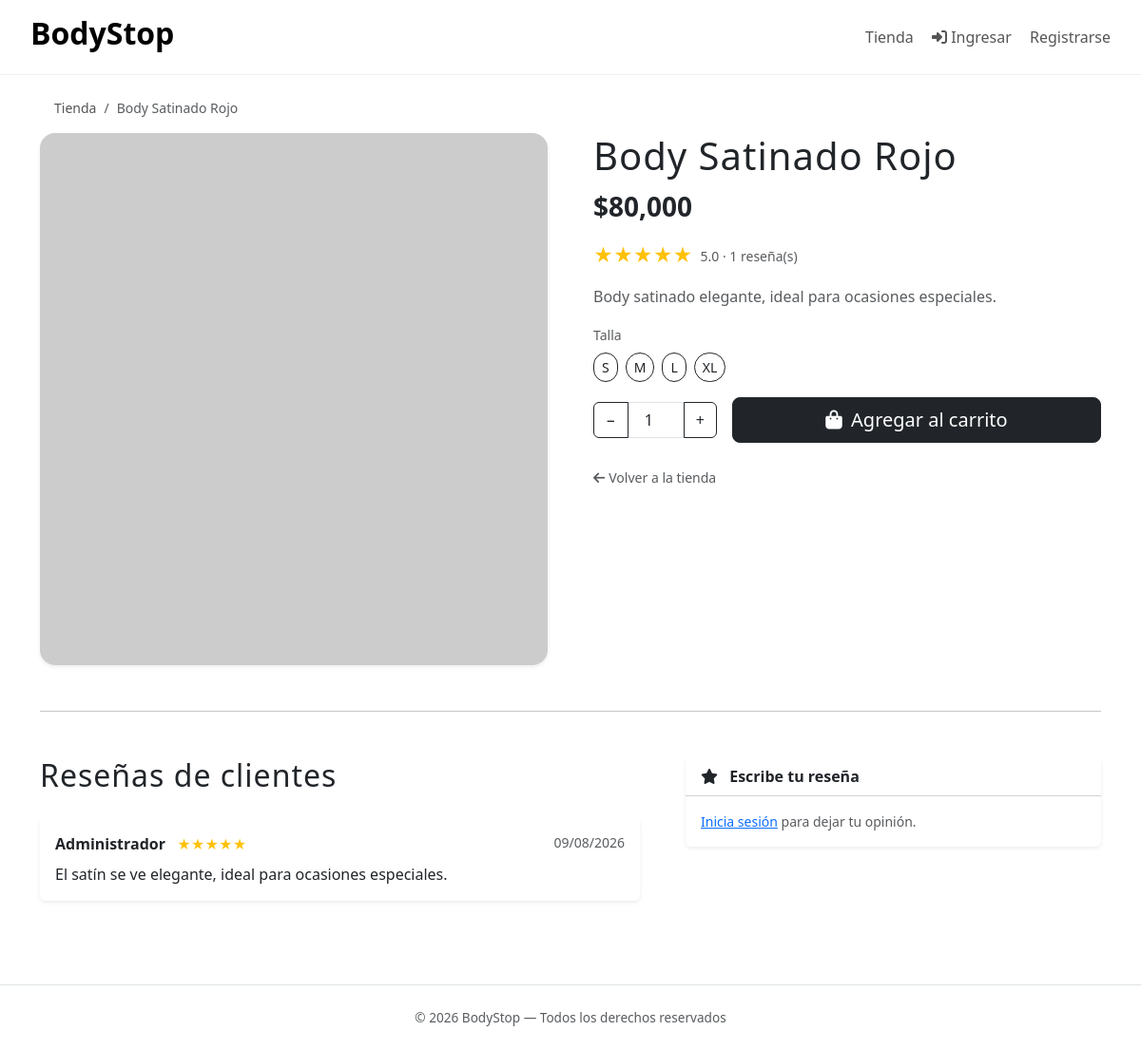
The app's page /?c=Producto&m=ver&id=2 with its own data.
### tables this page shows
CREATE TABLE `productos` (
  `id` int(11) NOT NULL AUTO_INCREMENT,
  `nombre` varchar(150) DEFAULT NULL,
  `descripcion` text DEFAULT NULL,
  `precio` decimal(10,2) DEFAULT NULL,
  `imagen` varchar(255) DEFAULT NULL,
  `categoria_id` int(11) DEFAULT NULL,
  `activo` tinyint(1) DEFAULT 1,
  `created_at` timestamp NULL DEFAULT CURRENT_TIMESTAMP,
  PRIMARY KEY (`id`),
  KEY `fk_productos_categoria` (`categoria_id`),
  CONSTRAINT `fk_productos_categoria` FOREIGN KEY (`categoria_id`) REFERENCES `categorias` (`id`) ON DELETE SET NULL
);

CREATE TABLE `producto_tallas` (
  `id` int(11) NOT NULL AUTO_INCREMENT,
  `producto_id` int(11) NOT NULL,
  `talla` varchar(10) NOT NULL,
  `stock` int(11) NOT NULL DEFAULT 0,
  PRIMARY KEY (`id`),
  UNIQUE KEY `uq_producto_talla` (`producto_id`,`talla`),
  CONSTRAINT `fk_pt_producto` FOREIGN KEY (`producto_id`) REFERENCES `productos` (`id`) ON DELETE CASCADE
);

CREATE TABLE `resenas` (
  `id` int(11) NOT NULL AUTO_INCREMENT,
  `producto_id` int(11) NOT NULL,
  `usuario_id` int(11) DEFAULT NULL,
  `nombre` varchar(120) NOT NULL,
  `calificacion` tinyint(1) NOT NULL DEFAULT 5,
  `comentario` text DEFAULT NULL,
  `created_at` timestamp NULL DEFAULT CURRENT_TIMESTAMP,
  PRIMARY KEY (`id`),
  KEY `fk_resenas_producto` (`producto_id`),
  KEY `fk_resenas_usuario` (`usuario_id`),
  CONSTRAINT `fk_resenas_producto` FOREIGN KEY (`producto_id`) REFERENCES `productos` (`id`) ON DELETE CASCADE,
  CONSTRAINT `fk_resenas_usuario` FOREIGN KEY (`usuario_id`) REFERENCES `usuarios` (`id`) ON DELETE SET NULL
);

### controllers/ProductoController.php (called while the page is built, shortened)
<?php
require_once BASE_PATH . '/core/Auth.php';
require_once BASE_PATH . '/repositories/ResenaRepository.php';
class ProductoController
{
    private $repo;
    public function __construct()
    {
        $this->repo = new ProductoRepository();
    }
    public function ver()
    {
        $producto = $this->repo->find((int)($_GET['id'] ?? 0));
        $producto['tallas'] = $this->repo->tallas((int)$producto['id']);
        $repoResenas = new ResenaRepository();
        $resenas = $repoResenas->porProducto((int)$producto['id']);
        $promedio = $repoResenas->promedio((int)$producto['id']);
        require BASE_PATH . '/views/productos/ver.php';
    }
}

### core/Router.php (called while the page is built, shortened)
<?php
class Router
{
    public function run()
    {
        $method     = $_GET['m'] ?? 'index';
        $instance = new $controllerClass();
        call_user_func([$instance, $method]);
    }
}

### index.php (called while the page is built, shortened)
<?php
require_once BASE_PATH . '/core/Autoload.php';
$router = new Router();
$router->run();

### core/Autoload.php (called while the page is built, shortened)
<?php
spl_autoload_register(function ($class) {
    $dirs = [
        BASE_PATH . '/controllers/',
        BASE_PATH . '/models/',
        BASE_PATH . '/repositories/',
        BASE_PATH . '/core/',
        BASE_PATH . '/config/',
    ];
    foreach ($dirs as $dir) {
        $file = $dir . $class . '.php';
        if (file_exists($file)) {
            return;
        }
    }
});

### config/Database.php (called while the page is built)
<?php
class Database
{
    private static ?PDO $db = null;
    public static function getConexion(): PDO
    {
        if (self::$db === null) {
            $host = getenv('DB_HOST') ?: 'db';
            $dbname = getenv('DB_NAME') ?: 'bodystop';
            $user = getenv('DB_USER') ?: 'root';
            $pass = getenv('DB_PASS') ?: 'root';
            self::$db = new PDO(
                "mysql:host=$host;dbname=$dbname;charset=utf8mb4",
                $user,
                $pass,
                [PDO::ATTR_ERRMODE => PDO::ERRMODE_EXCEPTION]
            );
        }
        return self::$db;
    }
}

### repositories/ProductoRepository.php (called while the page is built, shortened)
<?php
require_once __DIR__ . '/../config/Database.php';
class ProductoRepository
{
    private PDO $db;
    public function __construct()
    {
        $this->db = Database::getConexion();
    }
    public function find($id): ?array
    {
        $stmt = $this->db->prepare("SELECT * FROM productos WHERE id = ?");
        $stmt->execute([$id]);
        $fila = $stmt->fetch(PDO::FETCH_ASSOC);
        return $fila ?: null;
    }
    public function tallas(int $productoId): array
    {
        $stmt = $this->db->prepare(
            "SELECT id, talla, stock FROM producto_tallas WHERE producto_id = ? ORDER BY FIELD(talla, 'XS','S','M','L','XL','XXL'), talla"
        );
        $stmt->execute([$productoId]);
        return $stmt->fetchAll(PDO::FETCH_ASSOC);
    }
}

### repositories/ResenaRepository.php (called while the page is built, shortened)
<?php
require_once __DIR__ . '/../config/Database.php';
class ResenaRepository
{
    private PDO $db;
    public function __construct()
    {
        $this->db = Database::getConexion();
    }
    public function porProducto(int $productoId): array
    {
        $stmt = $this->db->prepare(
            "SELECT * FROM resenas WHERE producto_id = ? ORDER BY id DESC"
        );
        $stmt->execute([$productoId]);
        return $stmt->fetchAll(PDO::FETCH_ASSOC);
    }
    public function promedio(int $productoId): array
    {
        $stmt = $this->db->prepare(
            "SELECT COALESCE(AVG(calificacion), 0) AS promedio,
                    COUNT(*) AS total
             FROM resenas WHERE producto_id = ?"
        );
        $stmt->execute([$productoId]);
        return $stmt->fetch(PDO::FETCH_ASSOC);
    }
}

### core/Auth.php (called while the page is built, shortened)
<?php
class Auth
{
    public static function check(): bool
    {
        return !empty($_SESSION['user_id']);
    }
}

### views/productos/ver.php (the view, shortened to what this page needs)
<?php require BASE_PATH . '/views/layouts/header.php'; ?>
<div class="container py-4">
    <nav aria-label="breadcrumb" class="small">
        <ol class="breadcrumb">
            <li class="breadcrumb-item"><a href="/?c=Producto&m=index" class="text-decoration-none">Tienda</a></li>
            <li class="breadcrumb-item active" aria-current="page"><?= htmlspecialchars($producto['nombre']) ?></li>
        </ol>
    </nav>
    <div class="row g-5">
        <div class="col-md-6">
            <img src="<?= htmlspecialchars($producto['imagen']) ?>"
                 alt="<?= htmlspecialchars($producto['nombre']) ?>"
                 class="w-100 rounded-4 shadow-sm"
                 style="object-fit:cover;max-height:560px;"
                 onerror="this.src='https://via.placeholder.com/600x750?text=Body'">
        </div>
        <div class="col-md-6">
            <h1 class="fw-light mb-2" style="letter-spacing:1px;"><?= htmlspecialchars($producto['nombre']) ?></h1>
            <p class="fs-3 fw-bold mb-3">$<?= number_format($producto['precio']) ?></p>
            <?php if ((int)$promedio['total'] > 0): ?>
                <div class="mb-3 d-flex align-items-center gap-2">
                    <span class="text-warning fs-5"><?= str_repeat('★', (int)round($promedio['promedio'])) ?><span class="text-muted"><?= str_repeat('☆', 5 - (int)round($promedio['promedio'])) ?></span></span>
                    <span class="small text-muted"><?= number_format((float)$promedio['promedio'], 1) ?> · <?= $promedio['total'] ?> reseña(s)</span>
                </div>
            <?php endif; ?>
            <p class="text-muted"><?= nl2br(htmlspecialchars($producto['descripcion'] ?? '')) ?></p>
            <?php $disponibles = array_filter($producto['tallas'] ?? [], fn($t) => (int)$t['stock'] > 0); ?>
            <?php if (empty($disponibles)): ?>
                <div class="alert alert-warning py-2 small">Este producto está agotado.</div>
            <?php else: ?>
                <div class="mb-3">
                    <label class="form-label small text-muted">Talla</label>
                    <div class="d-flex flex-wrap gap-2">
                        <?php foreach ($producto['tallas'] as $t): ?>
                            <?php if ((int)$t['stock'] > 0): ?>
                                <button type="button" class="btn btn-sm btn-outline-dark rounded-pill talla-radio" data-talla="<?= htmlspecialchars($t['talla']) ?>">
                                    <?= htmlspecialchars($t['talla']) ?>
                                </button>
                            <?php else: ?>
                                <button type="button" class="btn btn-sm btn-outline-secondary rounded-pill" disabled title="Agotada">
                                    <?= htmlspecialchars($t['talla']) ?> <i class="fas fa-times"></i>
                                </button>
                            <?php endif; ?>
                        <?php endforeach; ?>
                    </div>
                </div>
                <div class="d-flex align-items-center gap-3 mb-4">
                    <div class="input-group" style="width:130px;">
                        <button class="btn btn-outline-dark" type="button" onclick="cambiarCantidad(-1)">−</button>
                        <input type="number" id="detalle-cantidad" class="form-control text-center" value="1" min="1" max="10" readonly>
                        <button class="btn btn-outline-dark" type="button" onclick="cambiarCantidad(1)">+</button>
                    </div>
                    <button class="btn btn-dark btn-lg flex-fill" id="btn-agregar-detalle">
                        <i class="fas fa-shopping-bag me-1"></i> Agregar al carrito
                    </button>
                </div>
            <?php endif; ?>
            <a href="/?c=Producto&m=index" class="text-decoration-none small text-muted"><i class="fas fa-arrow-left me-1"></i>Volver a la tienda</a>
        </div>
    </div>
    <hr class="my-5">
    <div class="row g-5">
        <div class="col-lg-7">
            <h2 class="fw-light mb-4" style="letter-spacing:1px;">Reseñas de clientes</h2>
            <?php if (empty($resenas)): ?>
                <p class="text-muted">Aún no hay reseñas para este producto.</p>
            <?php else: ?>
                <?php foreach ($resenas as $r): ?>
                    <div class="card border-0 shadow-sm mb-3">
                        <div class="card-body">
                            <div class="d-flex justify-content-between align-items-start">
                                <div>
                                    <span class="fw-semibold"><?= htmlspecialchars($r['nombre']) ?></span>
                                    <span class="text-warning small ms-2"><?= str_repeat('★', (int)$r['calificacion']) ?><?= str_repeat('☆', 5 - (int)$r['calificacion']) ?></span>
                                </div>
                                <small class="text-muted"><?= date('d/m/Y', strtotime($r['created_at'])) ?></small>
                            </div>
                            <p class="mb-0 mt-2"><?= htmlspecialchars($r['comentario']) ?></p>
                        </div>
                    </div>
                <?php endforeach; ?>
            <?php endif; ?>
        </div>
        <div class="col-lg-5">
            <div class="card border-0 shadow-sm">
                <div class="card-header bg-white"><strong><i class="fas fa-star me-2"></i> Escribe tu reseña</strong></div>
                <div class="card-body">
                    <?php if (!Auth::check()): ?>
                        <p class="text-muted small mb-0">
                            <a href="/?c=Auth&m=login">Inicia sesión</a> para dejar tu opinión.
                        </p>
                    <?php elseif ($yaResenio): ?>
                        <p class="text-muted small mb-0"><i class="fas fa-check-circle text-success me-1"></i>Ya reseñaste este producto.</p>
                    <?php elseif (!$puedeReseniar): ?>
                        <p class="text-muted small mb-0">
                            <i class="fas fa-info-circle me-1"></i>Solo los clientes que compraron este producto pueden reseñarlo.
                        </p>
                    <?php endif; ?>
                </div>
            </div>
        </div>
    </div>
</div>
<?php require BASE_PATH . '/views/layouts/footer.php'; ?>

### views/layouts/header.php (style rules this page uses)
nav a { margin-left: 15px; text-decoration: none; color: #555; }

### records on screen
productos: nombre "Body Satinado Rojo", precio "80,000", descripcion "Body satinado elegante, ideal para ocasiones especiales."
producto_tallas: talla "S"
producto_tallas: talla "M"
producto_tallas: talla "L"
producto_tallas: talla "XL"
resenas: nombre "Administrador", calificacion "★★★★★", created_at "09/08/2026", comentario "El satín se ve elegante, ideal para ocasiones especiales."

### other values on screen
str_repeat('★', (int)round($promedio['promedio'])) "★★★★★"
$promedio['promedio'] "5.0"
$promedio['total'] "1"
